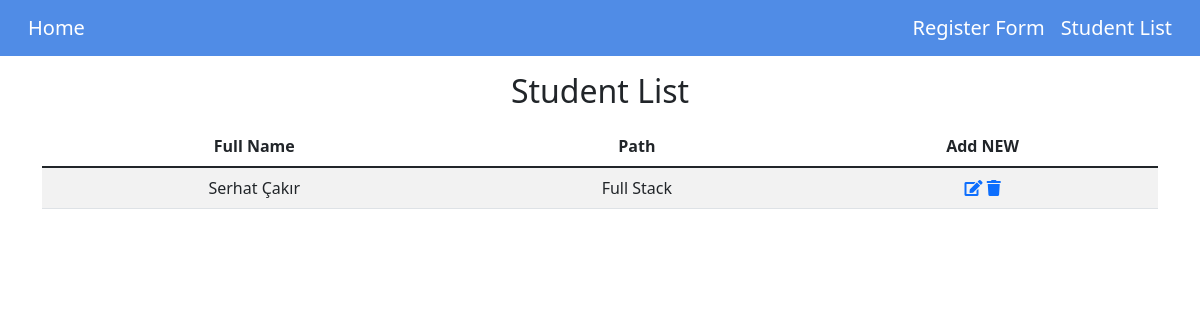
/list/, run on an earlier commit of the app's database.
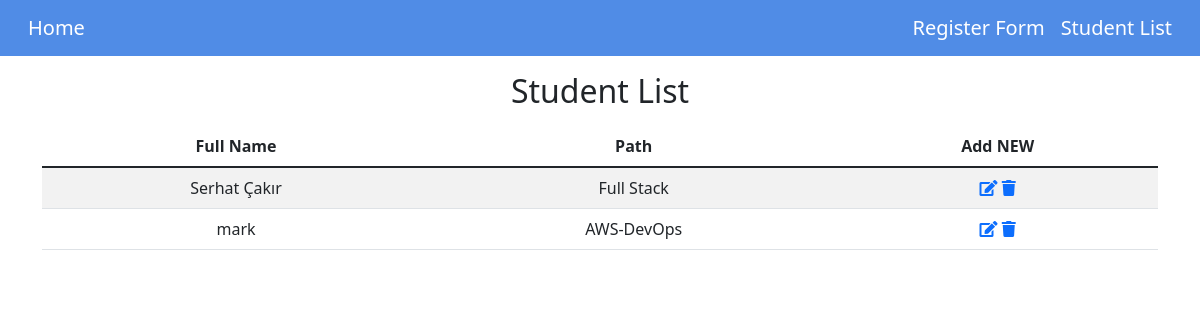
And on a later commit of the database.
### student_register/models.py (models this page shows, shortened)
class Student(models.Model):
    full_name = models.CharField(max_length=100)
    mobile = models.CharField(max_length=50)
    email = models.EmailField(max_length=154)
    GENDER = (
        ('1', 'Male'),
        ('2', 'Female'),
        ('3', 'Other'),
    )
    gender = models.CharField(max_length=50, choices=GENDER)
    number = models.CharField(max_length=50)
    path = models.CharField(max_length=50)
    PATH = (
        ("AWS-DevOps" , "AWS-DevOps"),
        ("Full Stack" , "Full Stack"),
        ("Data Science" , "Data Science"),
            )
    path = models.CharField(max_length=50, choices=PATH)

### student_register/views.py (the view)
# urls.py: path('list/', student_list, name='list'),
def student_list(request):
    students = Student.objects.all()
    context = {
        "students":students
    }
    return render(request, 'student_register/student_list.html', context)

### student_register/templates/student_register/student_list.html (shortened to what this page needs)
{% extends 'student_register/base.html' %}
{% block content %}
<h2 class="text-center my-3">Student List</h2>
<div class="container text-center ">
    <table class="table table-striped">
        <thead>
            <tr>
                <th scope="col">Full Name</th>
                <th scope="col">Path</th>
                <th scope="col">Add NEW</th>
            </tr>
        </thead>
        <tbody>
            {% for student in students %}
            <tr>
                <td>{{student.full_name}}</td>
                <td>{{student.path}}</td>
                <td>
                   <a href="{% url 'update' student.id %}"><i class="fas fa-edit"></i></a>
                   <a href="{% url 'delete' student.id %}"><i class="fas fa-trash"></i></a>
                </td>
            </tr>
            {% endfor %}
        </tbody>
    </table>
    {% endblock content %}

### student_register/templates/student_register/base.html (shortened to what this page needs)
<!DOCTYPE html>
<html lang="en">
<head>
    <link
    href="https://cdn.jsdelivr.net/npm/bootstrap@5.1.3/dist/css/bootstrap.min.css"
    rel="stylesheet"
  />
  <link rel="stylesheet" href="https://use.fontawesome.com/releases/v5.15.4/css/all.css">
</head>
  <nav  class="navbar navbar-expand-lg navbar-dark" style="background-color: #508ce6;">
    <div class="container-fluid">
        <a class="navbar-brand mx-3" href="{% url 'home' %}">Home</a>
        <form class="d-flex">
            <a class="navbar-brand" href="{% url 'form' %}">Register Form</a>
            <a class="navbar-brand" href="{% url 'list' %}">Student List</a>
      </form>
    </div>
  </nav>
<body>
    {% block content %}
    {% endblock content %}
</body>

What changed in the data, as far as the page shows it:
added Student: full_name "mark", path "AWS-DevOps"
